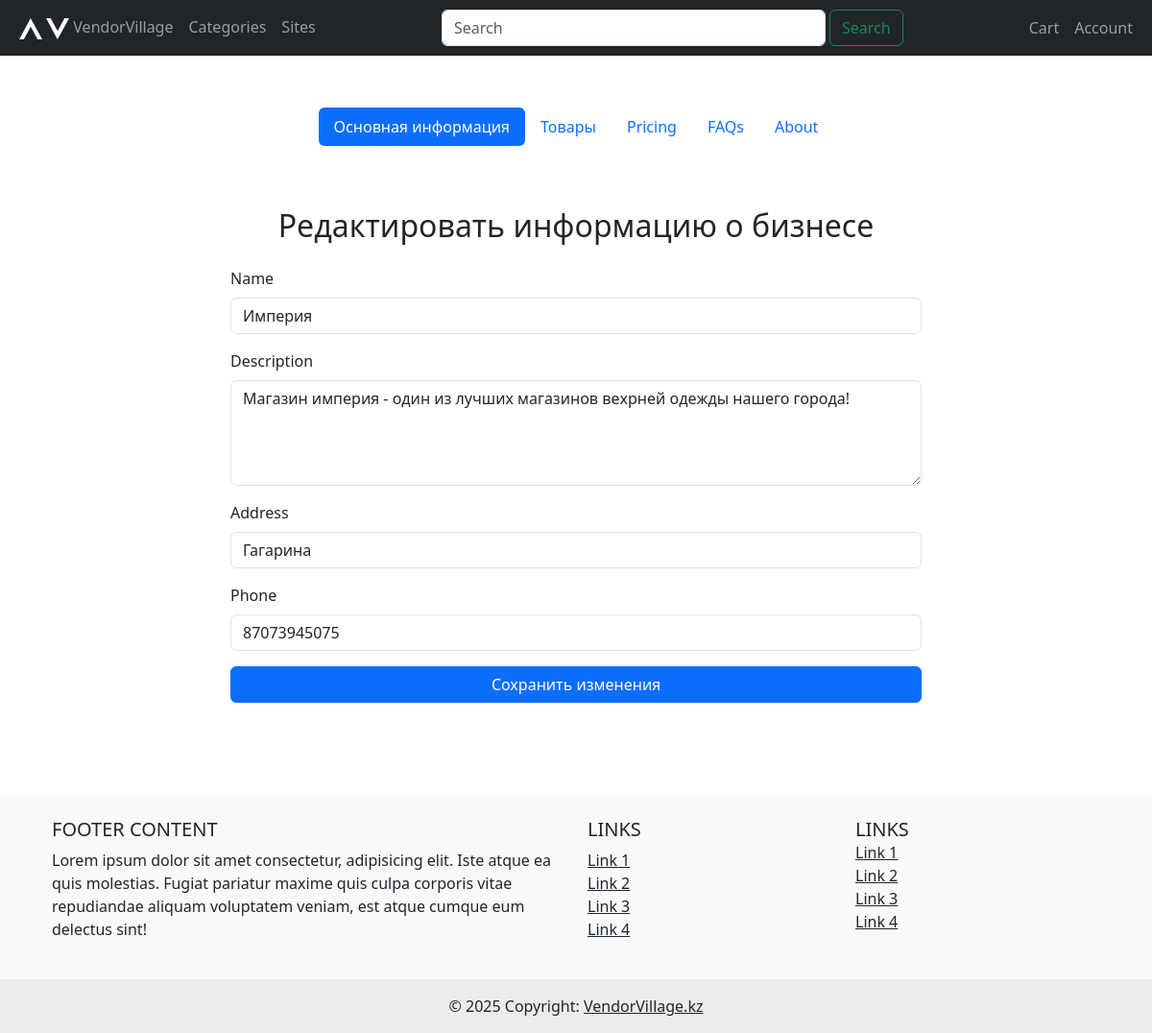
Before: /business/edit/1/ (signed in) with the older database file.
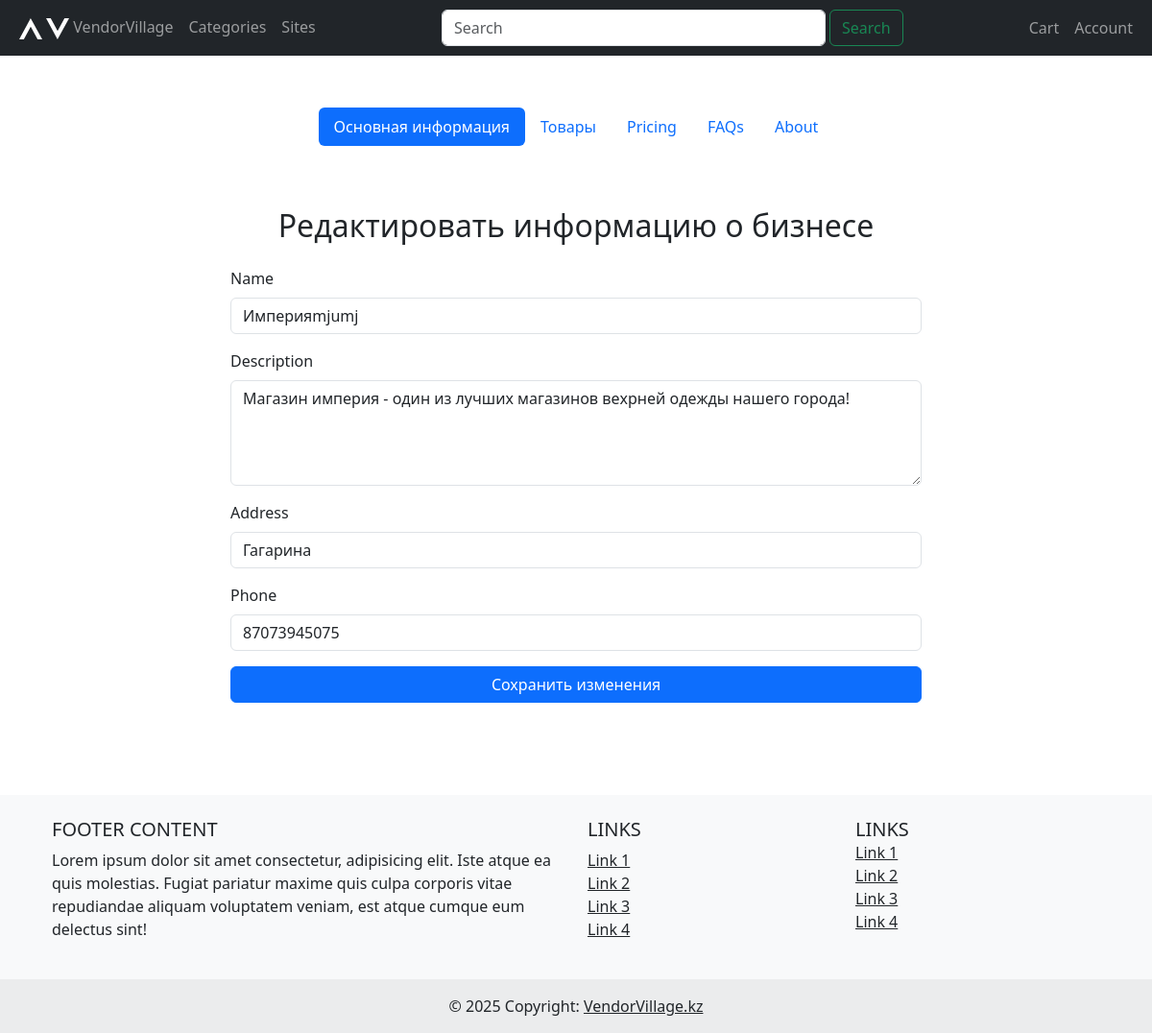
After: the same page with the newer database file.
### core/models.py (models this page shows, shortened)
class Business(models.Model):
    owner = models.ForeignKey(
        'core.User',
        on_delete=models.CASCADE,
        related_name='businesses'
    )
    business_type = models.ForeignKey(
        'core.BusinessType',
        on_delete=models.CASCADE,
        related_name='businesses'
    )
    name = models.CharField(max_length=255)
    description = models.TextField(blank=True, null=True)
    address = models.CharField(max_length=255, blank=True, null=True)
    phone = models.CharField(max_length=20, blank=True, null=True)
    business_logo = models.ImageField(upload_to=business_logo_path, blank=True, null=True)
    html_template = models.FileField(upload_to=html_template_path, blank=True, null=True)
    product_card_template = models.FileField(upload_to='business/', blank=True, null=True)
    product_detail_template = models.FileField(upload_to='business/', blank=True, null=True)
    background_image = models.ImageField(upload_to=business_bg_path, blank=True, null=True)
    created_at = models.DateTimeField(auto_now_add=True)
    updated_at = models.DateTimeField(auto_now=True)
    slug = models.SlugField(max_length=255, unique=True, blank=True, null=True)

### core/views.py (the view)
# urls.py: path('business/edit/<int:pk>/', views.edit_business, name='edit_business'),
@login_required
def edit_business(request, pk):
    if request.user.groups.filter(name='Business').exists():
        business = get_object_or_404(Business, pk=pk, owner=request.user)
        if request.method == 'POST':
            form = BusinessForm(request.POST, request.FILES, instance=business)
            if form.is_valid():
                form.save()
                return redirect('accounts:my_business')
        else:
            form = BusinessForm(instance=business)
        context = {'form': form, 'business': business}
        return render(request, 'core/edit_business.html', context)
    else:
        raise Http404

### core/forms.py
class BusinessForm(forms.ModelForm):
    class Meta:
        model = Business
        fields = ['name', 'description', 'address', 'phone']
        widgets = {
            'description': forms.Textarea(attrs={'rows': 4}),
        }

### templates/core/edit_business.html (shortened to what this page needs)
{% extends "base.html" %}
{% load widget_tweaks %}
{% block content %}
{% include 'marketplace/includes/admin_header.html' %}
<div class="container my-5">
  <h2 class="mb-4 text-center">Редактировать информацию о бизнесе</h2>
  <div class="row justify-content-center">
    <div class="col-md-8">
      <form method="post" enctype="multipart/form-data">
        {% for field in form %}
          <div class="mb-3">
            <label for="{{ field.id_for_label }}" class="form-label">{{ field.label }}</label>
            {% render_field field class="form-control" %}
          </div>
        {% endfor %}
        <button type="submit" class="btn btn-primary w-100">Сохранить изменения</button>
      </form>
    </div>
  </div>
</div>
{% endblock %}

Changed rows visible on the page:
changed Business "Магазин империя - один из лучших магазинов вехрней одежды нашего города!": name "Империя" → "Империяmjumj"
